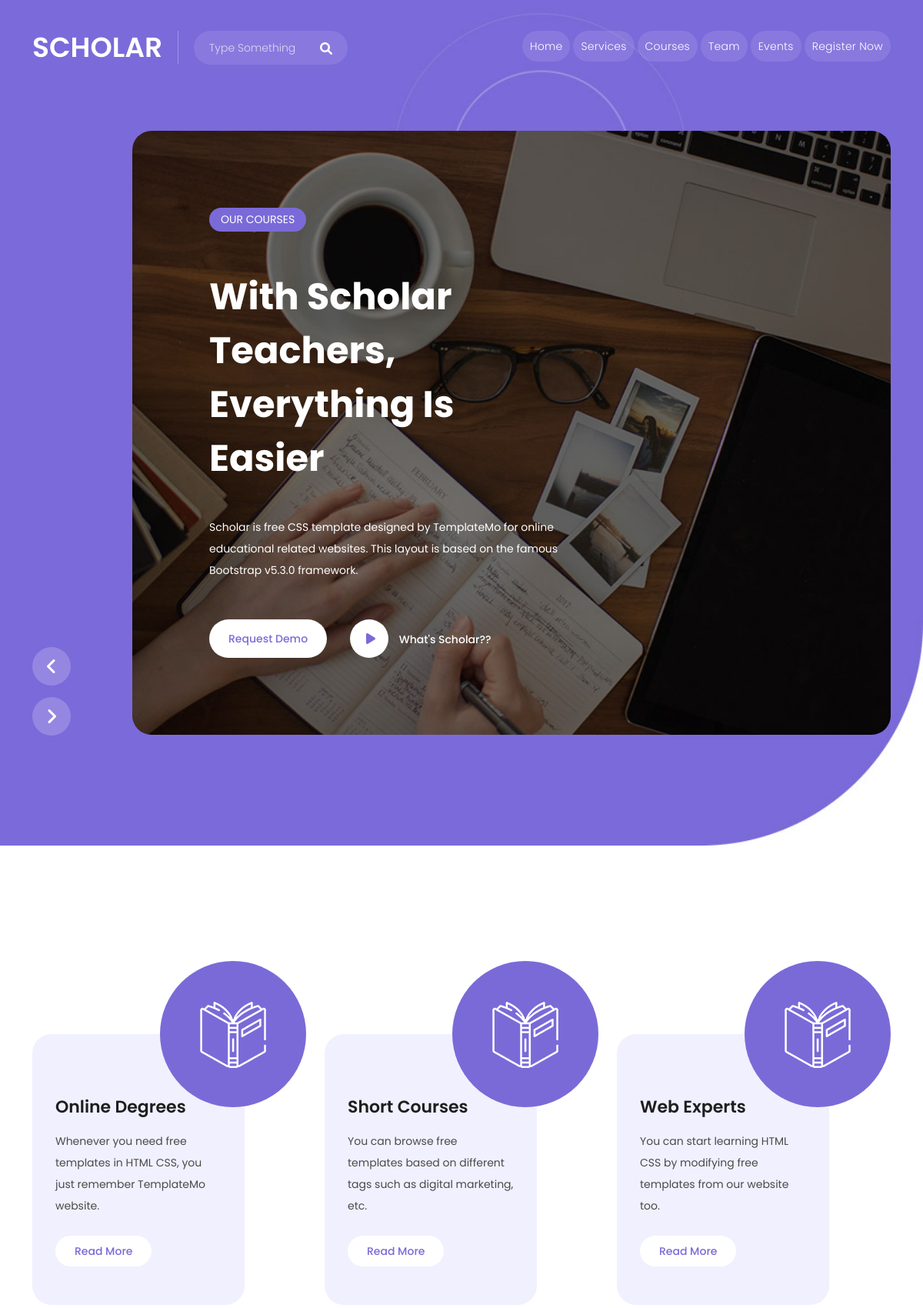
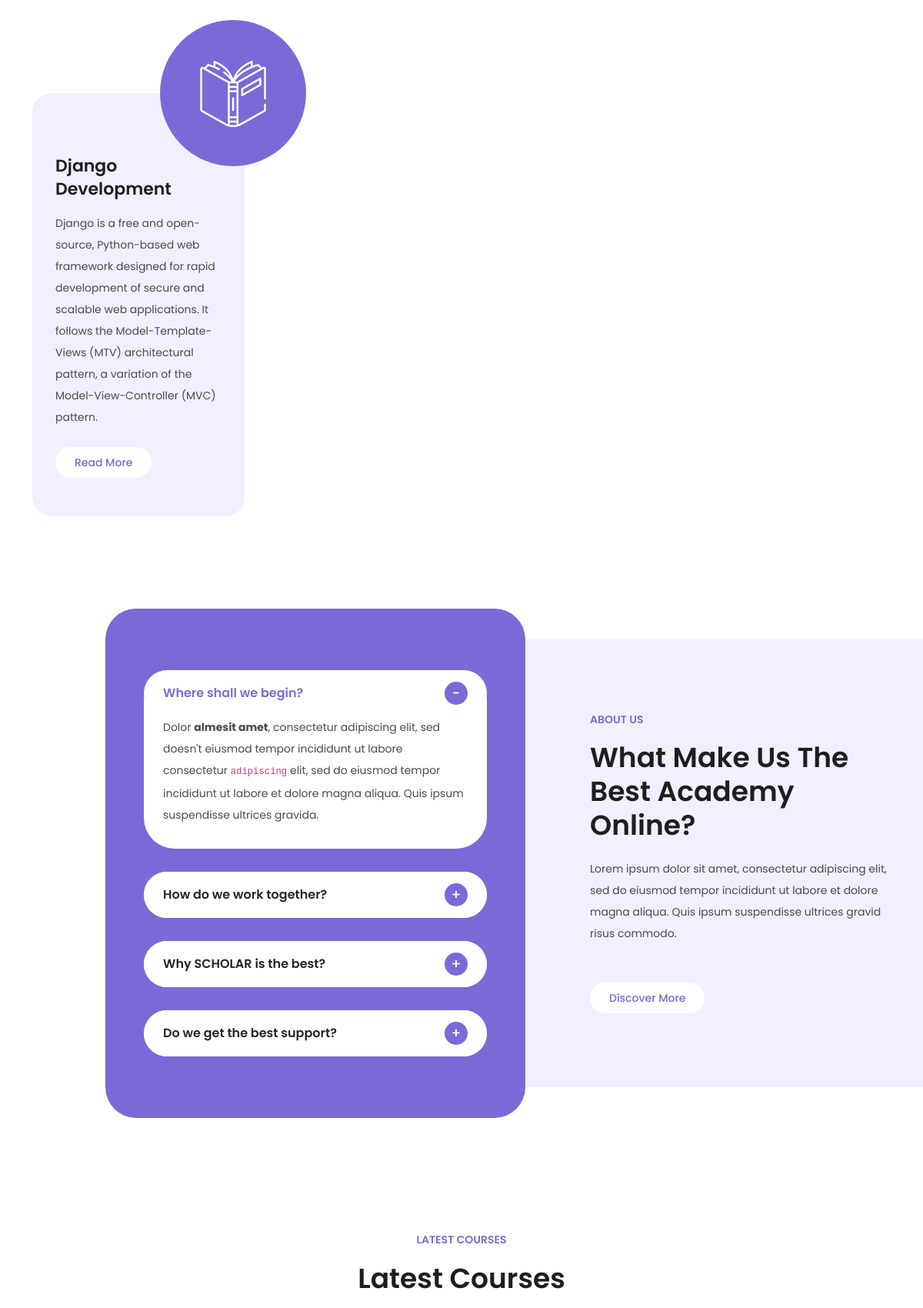
The page / (upper part) on the database its author committed (2 pictures, top to bottom).
### indexapp/models.py (models this page shows, shortened)
class Service(models.Model):
    servicename = models.CharField(max_length=100)
    content = models.TextField()

### indexapp/views.py (the view)
# urls.py: path("", views.index, name="index"),
def index(request):
  return render(request, "indexapp/index.html", {
    "nav_items" : nav_buttons,
    "banner" : banner_content,
    "service" : Service.objects.all(),
    "team" : Team.objects.all(),
    "coursefilter" : course_filter,
    "latestcourse" : LatestCourses.objects.all(),
    "events" : UpcomingEvents.objects.all()
  })

### indexapp/models.py (called while the page is built)
    def __str__(self):
        return f"{self.name}"

### indexapp/templates/indexapp/index.html (shortened to what this page needs)
{% extends "base.html" %}
{% load static %}
{% block bootstarp_css_files %}
  <link href="{% static 'indexapp/vendor/bootstrap/css/bootstrap.min.css' %}" rel="stylesheet">
{% endblock %}
{% block additional_css_files %}
  <link rel="stylesheet" href="{% static 'indexapp/assets/css/fontawesome.css' %}">
  <link rel="stylesheet" href="{% static 'indexapp/assets/css/templatemo-scholar.css' %}">
  <link rel="stylesheet" href="{% static 'indexapp/assets/css/fontawesome.css' %}">
  <link rel="stylesheet" href="{% static 'indexapp/assets/css/owl.css' %}">
  <link rel="stylesheet" href="{% static 'indexapp/assets/css/animate.css' %}">
  <link rel="stylesheet"href="https://unpkg.com/swiper@7/swiper-bundle.min.css"/>
{% endblock %}
{% block content %}
{% include "header.html" %}
{% include "indexapp/includes/main-banner.html" %}
{% include "indexapp/includes/service-section.html" %}
{% include "indexapp/includes/about.html" %}
{% include "indexapp/includes/courses.html" %}
<link rel="stylesheet" href="{% static 'indexapp/assets/css/fontawesome.css' %}">
{% endblock %}

### indexapp/templates/indexapp/includes/service-section.html (shortened to what this page needs)
{% load static%}
<div class="services section" id="services">
    <div class="container">
        <div class="row">
          {% for item in service %}
            <div class="col-lg-4 col-md-6">
              <div class="service-item">
                <div class="icon">
                  <img src="{% static 'indexapp/assets/images/service-01.png' %}" alt="online degrees">
                </div>
                <div class="main-content">
                  <h4>{{item.servicename}}</h4>
                  <p>{{item.content}}</p>
                  <div class="main-button">
                    <a href="#">Read More</a>
                  </div>
                </div>
              </div>
            </div>
          {% endfor %}
        </div>
    </div>
</div>

### indexapp/static/indexapp/assets/css/templatemo-scholar.css (style rules this page uses)
html, body, div, span, applet, object, iframe, h1, h2, h3, h4, h5, h6, p, blockquote, div pre, a, abbr, acronym, address, big, cite, code, del, dfn, em, font, img, ins, kbd, q, s, samp, small, strike, strong, sub, sup, tt, var, b, u, i, center, dl, dt, dd, ol, ul, li, figure, header, nav, section, article, aside, footer, figcaption { margin: 0; padding: 0; border: 0; outline: 0; }
* { box-sizing: border-box; }
html, body { font-family: 'Poppins', sans-serif; -ms-text-size-adjust: 100%; -webkit-font-smoothing: antialiased; -moz-osx-font-smoothing: grayscale; }
a { text-decoration: none !important; }
h1, h2, h3, h4, h5, h6 { color: #1e1e1e; margin-top: 0px; margin-bottom: 0px; font-weight: 700; }
p { font-size: 14px; line-height: 28px; color: #4a4a4a; }
img { width: 100%; overflow: hidden; }
html, body { font-family: 'Poppins', sans-serif; }
.section { padding-top: 30px; margin-top: 120px; }
.main-button a { display: inline-block; background-color: #fff; color: #7a6ad8; font-size: 14px; font-weight: 500; height: 40px; line-height: 40px; padding: 0px 25px; border-radius: 20px; transition: all .3s; }
.services .service-item { position: relative; margin-top: 95px; }
.services .service-item .icon { width: 190px; height: 190px; display: inline-block; text-align: center; line-height: 190px; background-color: #7a6ad8; border-radius: 50%; position: absolute; right: 0; top: -95px; }
.services .service-item .icon img { max-width: 86px; transition: all .2s; }
.services .service-item .main-content { border-radius: 25px; padding: 80px 30px 50px 30px; background-color: #f1f0fe; margin-bottom: 30px; margin-right: 80px; transition: all .4s; }
.services .service-item h4 { font-size: 22px; font-weight: 600; margin-bottom: 15px; line-height: 30px; transition: all .4s; }
.services .service-item p { color: #4a4a4a; margin-bottom: 25px; }
body { overflow-x: hidden; }

### rows shown on the page
Service: servicename "Online Degrees", content "Whenever you need free templates in HTML CSS, you just remember TemplateMo website."
Service: servicename "Short Courses", content "You can browse free templates based on different tags such as digital marketing, etc."
Service: servicename "Web Experts", content "You can start learning HTML CSS by modifying free templates from our website too."
Service: servicename "Django Development", content "Django is a free and open-source, Python-based web framework designed for rapid development of secure and scalable web applications. It follows the Model-Template-Views (MTV) architectural pattern, a variation of the Model-View-Controller (MVC) pattern."

### other values the page prints
{{ btn }} "Home" "Services" "Courses" "Team" "Events" "Register Now"
{{ items.category }} "OUR COURSES"
{{ items.heading }} "With Scholar Teachers, Everything Is Easier"
{{ items.description }} "Scholar is free CSS template designed by TemplateMo for online educational related websites. This layout is based on the famous Bootstrap v5.3.0 framework."
{{ items.text }} "What's Scholar?"
